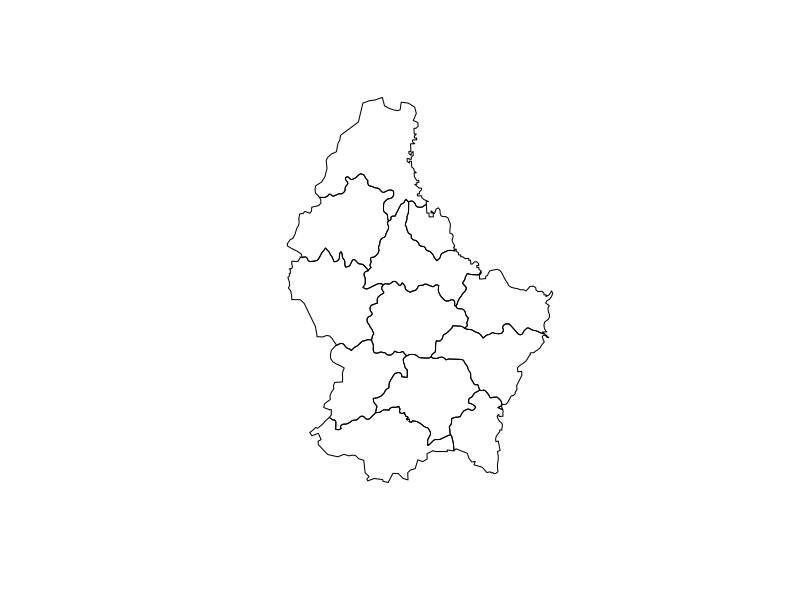
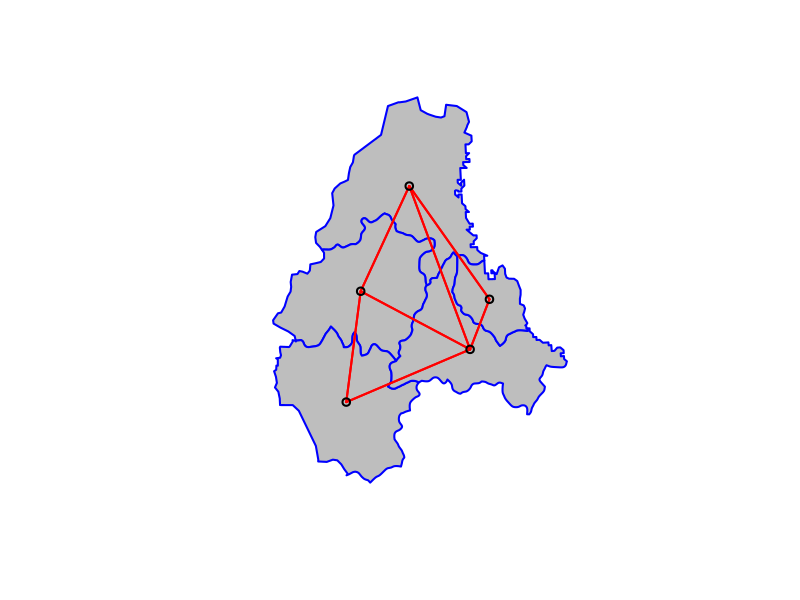
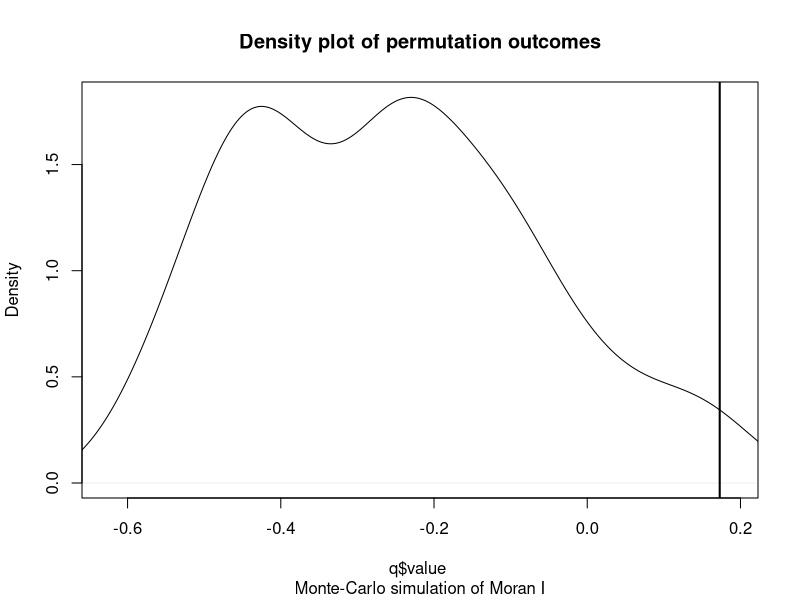
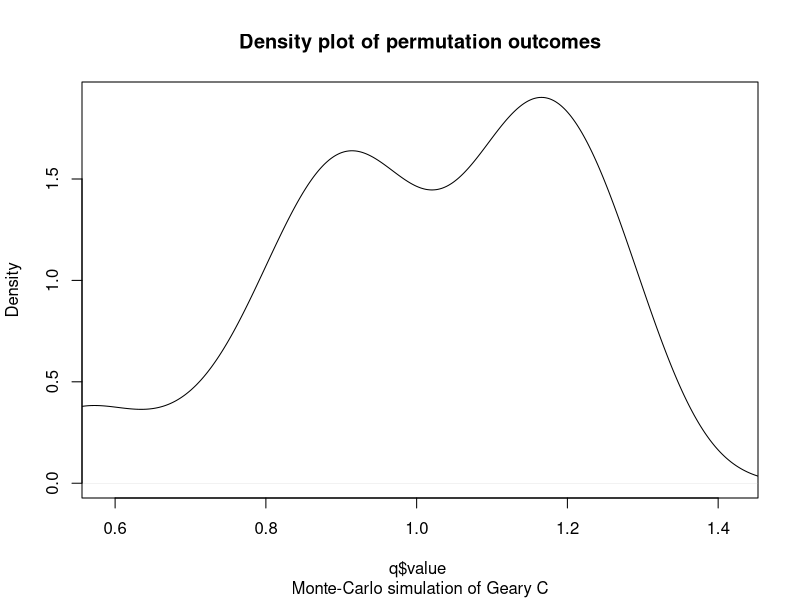

Generate these figures, in order, with R:
## ---- chunk 1
##Example 1
x <- list(a=1:10, b=rnorm(10, 20, 5), 
              c=sample(c(TRUE, FALSE, NA), 10, replace=TRUE))

lapply(x, mean, na.rm=TRUE)

##Example 2
#lapply(1:10, function(i) runif(20, min=0, max=i))


##Example 3
y <- data.frame(replicate(8, sample(1:100, 10)))
#y is just some data being created

lapply(1:nrow(y), function(i) { #this is a for loop converted into an lapply. i want to do this for each row in y. i is going to take on the values from 1 to the number of rows in i. function(i) says: a function is coming next, and i is going to be the input of the function
#row <- unlist(y[i,]) #each row will be converted to a vector using unlist
#rowmean <- mean(row) #mean of each row
#(row-rowmean)^2/length(row) #finding mean square error for each row in df
})

## ---- chunk 2
vapply(1:4, function(i) (1:4)^i, c(id=0, squared=0, cubed=0, fourth=0))
#raising 1-4 to the power of i, each needs to be returned as a numeric vector c(id=0) is what tells it this
## ---- chunk 3
##Example 1: weighted means

xs <- replicate(5, runif(10), simplify = FALSE) #values
ws <- replicate(5, rpois(10, 5) + 1, simplify = FALSE) #weights

Map(weighted.mean, xs, ws)

##Example 2: Matrix multiplication

a <- matrix(1:25, nrow=5)
b <- matrix(26:50, nrow=5)

index <- expand.grid(1:ncol(b), 1:nrow(a))

m <- mapply(function(i,j) { #function i,j has two inputs, two arguments
		sum(a[i,] * b[,j])
	}, index[,1], index[,2])

## ---- chunk 4
library(raster)
p <- shapefile(system.file("external/lux.shp", package="raster"))
#install.packages("spdep")
library(spdep)
## ---- chunk 5
#rook's case neighbors
#poly2nb builds a neighbors list from polygons with contiguous boundaries. First argument is the polygons, second are the row names that are the region id, for queen, if true than a single shared point meets the conditions (queen's case). If false, then more than one point required (although this doesn't make a line.)
p
plot(p)
pdf <- as.data.frame(p) #plotted by district(?), not county
wr <- poly2nb(p, row.names=p$ID_2, queen=FALSE)
wr

#nb2mat generates a weights matric for a neighbors list. 1st argument is the neighbors list (from poly2nb), style refers to the coding scheme: B means basic binary, W is row standardized, C is global standardized. zero.policy=TRUE means weights list includes zero-length weights
wm <- nb2mat(wr, style='B', zero.policy = TRUE)
dim(wm)
wm

wm1 <- nb2mat(wr, style='W', zero.policy = TRUE)
wm1
wm2 <- nb2mat(wr, style='C', zero.policy = TRUE)
wm2
wm3 <- nb2mat(wr, style='S', zero.policy = TRUE)
wm3
## ---- chunk 6
q <- p[p$NAME_1=="Diekirch", ] #only taking the rows with "Dierkirch" in the Name_1 column
q$value <- c(10, 6, 4, 11, 6) #added a list of values to those elements
data.frame(q)
w <- poly2nb(q, row.names=q$ID)
class(w)
w
summary(w)
str(w)
plot(q, col='gray', border='blue', lwd=2)
xy <- coordinates(q)
plot(w, xy, col='red', lwd=2, add=TRUE)
wwm <- nb2mat(w, style='B')
wwm
## ---- chunk 7
n <- length(q) #number of observations
n

y <- q$value #get the values added to the polygons
ybar <- mean(y) 

#(yi-ybar)(yj-ybar)
dy <- y - ybar #this is the variance of y as compared to the mean
dy
g <- expand.grid(dy, dy) #makes a df with 1 row for each combination of the supplied vectors, giving variance for each polygon
g
yiyj <- g[,1] * g[,2]

#or make a list of dy 2 times, then multiply
yi <- rep(dy, each=n) #repeats each value 5 times (b/c that's how many there were in dy)
yi
yj <- rep(dy)
yj #just dy
#yiyj <- yi * yj

pm <- matrix(yiyj, ncol=n) #matrix of paired values
pmw <- pm * wwm #sets values to zero for non-adjacent pairs
pmw
#sum all of it, gives top half of the second fraction
spmw <- sum(pmw)
spmw

#divide by sum of only the weights
smw <- sum(wwm)
sw  <- spmw / smw #this is the entire second fraction in moran's i

#now inverse variance of y, the first fraction
vr <- n / sum(dy^2)
MI <- vr * sw
MI #the value you get in the absence of spatial correlation, if the data is random. as n get's big, MI approaches 0

## ---- chunk 8
#moran's function
ww <-  nb2listw(w, style='B')#gives weights to a list of neighbors
ww
#moran's function: 1st argument is the value vector, 2nd argument is the neighbors with weights list, 3rd argument is the number of objects (here it's 5), 4th argument, s0 is the sum of the weights. Interesting that you need to tell it the number of the sum, since those are already in ww.
length(ww$neighbours)

moran(q$value, ww, n=length(ww$neighbours), S0=Szero(ww))

#significance test
moran.test(q$value, ww, randomisation=FALSE)

#better to use monte carlo for significance!
moran.mc(q$value, ww, nsim=99)
plot(moran.mc(q$value, ww, nsim=99))
#changed it to q so it wouldn't get confused with p used in earlier 
## ---- chunk 9
geary(q$value, ww, n=length(ww$neighbours), n1= length(ww$neighbours)-1, S0=Szero(ww))
#geary's c= 0.5357143, k = 1.432464
# 0<c<=1 means positively autocorrelated

geary.test(q$value, ww, randomisation = TRUE, alternative = "greater")
#gives p value, sd, and variance, in addition to the c. similar info to moran.test
#Geary C statistic standard deviate =
#2.42, p-value = 0.007761
#alternative hypothesis: Expectation greater than statistic
#sample estimates:
#Geary C statistic       Expectation 
 #      0.53571429        1.00000000 
  #       Variance 
   #    0.03680884

geary.test(q$value, ww, randomisation = TRUE, alternative = "less")
#p-value = 0.9922
#greater or less return the same info except for the p value. 

#two ways of doing simulations to test significance of geary's c:
#bootstrap simulation of geary's c
geary.mc(q$value, ww, nsim=99, alternative = "greater", return_boot = TRUE)

#monte carlo simulation of geary's c
geary.mc(q$value, ww, nsim=99, alternative = "greater", return_boot = FALSE)
plot(geary.mc(q$value, ww, nsim=99, alternative = "greater", return_boot = FALSE))
